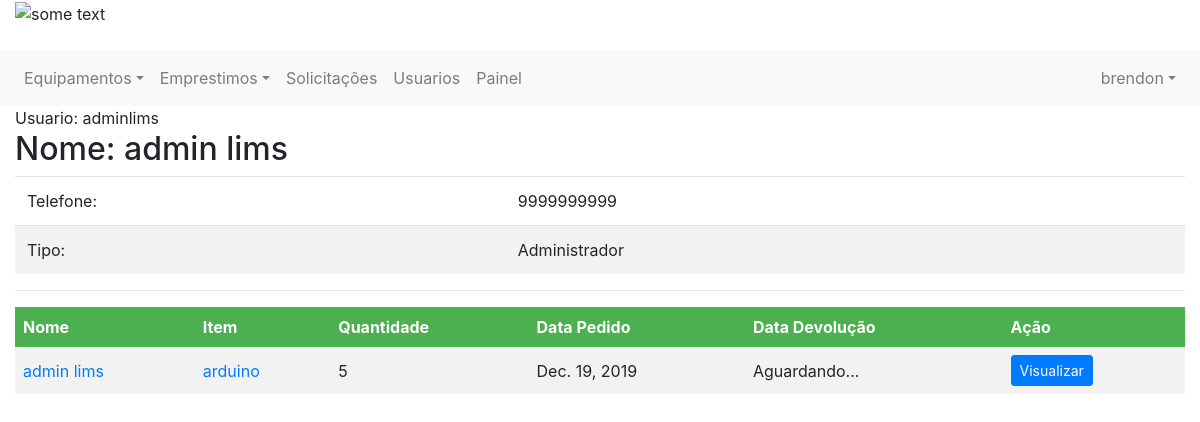
The page /usuario/1/ (signed in) on the database its author committed.
### controle/models.py (models this page shows, shortened)
class Usuario(models.Model):
    user = models.OneToOneField(User, related_name='profile', on_delete=models.CASCADE, null=True)
    telefone = models.IntegerField()
    tipo = models.ForeignKey(TipoUsuario, on_delete=models.CASCADE)

class TipoUsuario(models.Model):
    nome = models.CharField(max_length=30)
    descricao = models.CharField(max_length=200)

class Item(models.Model):
    nome = models.CharField(max_length=50)
    quantidade = models.IntegerField()
    quantidade_emprestada = models.IntegerField()
    tipo = models.ForeignKey(TipoEquipamento, on_delete=models.CASCADE)
    imagem = models.FileField(upload_to='documents/%Y/%m/%d', default='documents/1111/sem_foto.jpg')
    excluido = models.BooleanField(default=False)

### emprestimo/models.py (models this page shows)
class Emprestimo(models.Model):
    equipamento = models.ForeignKey(Item, on_delete=models.CASCADE, related_name='item_emprestimo')
    solicitante = models.ForeignKey(Usuario, on_delete=models.CASCADE, related_name='usuario_emprestimo')
    tipo = models.ForeignKey(TipoEstadoEmprestimo, on_delete=models.CASCADE, related_name='tipo_emprestimo')
    estado = models.BooleanField(default=0)
    descricao = models.CharField(max_length=255)
    quantidade = models.IntegerField()
    data_emprestimo = models.DateField(null=False)
    data_devolucao = models.DateField(null=True)
    mensagem_rejeitado = models.CharField(max_length=255, null=True)
    mensagem_devolucao = models.CharField(max_length=255, null=True)

### usuarios/views.py (the view)
# urls.py: path('usuario/<int:usuario_id>/', views.exibir_um_usuario, name='exibe_um_usuario'),
@login_required
def exibir_um_usuario(request, usuario_id):
    usuario = Usuario.objects.get(id=usuario_id)
    emprestimos = Emprestimo.objects.filter(solicitante=usuario_id).exclude(tipo=1).order_by('-data_emprestimo')
    paginator = Paginator(emprestimos, 8)
    page = request.GET.get('page')
    emprestimos = paginator.get_page(page)
    return render(request, 'exibir.html', {'emprestimos': emprestimos, 'usuario': usuario,
                                           'user_logado': get_usuario_logado(request)})

### usuarios/views.py (called while the page is built)
def get_usuario_logado(request):
    return request.user

### usuarios/templates/exibir.html (shortened to what this page needs)
{% extends 'base.html' %}
{% block 'content' %}
<div class="page-header">
    <span>Usuario: {{usuario.user.username}}</span>
    <h2>Nome: {{usuario.user.first_name}} {{ usuario.user.last_name }}</h2>
</div>
<table class="table">
    <tr>
        <td>Telefone:</td>
        <td>{{ usuario.telefone }}</td>
    </tr>
    <tr>
        <td>Tipo:</td>
        <td>{{usuario.tipo.nome}}</td>
    </tr>
</table>
<hr>
<div style="overflow-y:auto; overflow-x:auto;">
    {% if emprestimos %}
    <table>
        <tr>
            <th>Nome</th>
            <th>Item</th>
            <th>Quantidade</th>
            <th>Data Pedido</th>
            <th>Data Devolução</th>
            <th>Ação</th>
        </tr>
        {% for emprestimo in emprestimos %}
        <tr>
            <td><a href="{% url 'exibe_um_usuario' emprestimo.solicitante.id %}">
                {{emprestimo.solicitante.user.first_name }} {{emprestimo.solicitante.user.last_name}} </a></td>
            <td><a href="{% url 'equipamento' emprestimo.equipamento.id %}">{{emprestimo.equipamento.nome}}</a></td>
            <td>{{emprestimo.quantidade}}</td>
            <td>{{emprestimo.data_emprestimo}}</td>
            <td>{% if emprestimo.data_devolucao == none %}
                Aguardando...
                {% else %}
                {{emprestimo.data_devolucao}}
                {% endif %}
            </td>
            <td><a class="btn btn-sm btn-primary"
                   href="{% url 'exibir_detalhes_emprestimo' emprestimo.id %}">Visualizar</a></td>
        </tr>
        {% endfor %}
    </table>
    {% else %}
    <p style="font-size: 20px; font-weight: bold; text-align:center">Não fez Emprestimos </p>
    {% endif %}
</div>
{% endblock %}

### controle/templates/base.html (shortened to what this page needs)
{% load staticfiles %}
<!DOCTYPE html>
<html lang="pt">
<head>
    <link rel="stylesheet" href="https://stackpath.bootstrapcdn.com/bootstrap/4.3.1/css/bootstrap.min.css"
>
</head>
<body>
<header class="page-header">
    <div class="">
        <div class="container-fluid">
            <div class="row">
                <div class="col-12">
                    <img src="http://lims.ifpi.edu.br/images/logo.png" alt="some text" width=200 height=80>
                </div>
            </div>
        </div>
        <br>
        <div class="row">
            <div class="col-12">
                <nav class="navbar navbar-expand-sm navbar-light bg-light">
                    <div class="collapse navbar-collapse" id="navbarCollapse">
                        <div class="navbar-nav">
                            <div class="nav-item dropdown">
                                <a href="#" class="nav-link dropdown-toggle" data-toggle="dropdown">Equipamentos</a>
                            </div>
                            <div class="nav-item dropdown">
                                <a href="#" class="nav-link dropdown-toggle" data-toggle="dropdown">Emprestimos</a>
                            </div>
                            {% if user_logado.is_superuser %}
                            <a class="nav-item nav-link" href="{% url 'exibir_solicitacoes' %}">Solicitações </a>
                            <a class="nav-item nav-link" href="{% url 'exibir_usuarios' %}">Usuarios </a>
                            <a class="nav-item nav-link" href="{% url 'painel_admin' %}">Painel </a>
                            {% endif %}
                        </div>
                        <div class="navbar-nav dropdown ml-auto">
                            <a href="#" class="nav-link dropdown-toggle" data-toggle="dropdown">
                                {{ user_logado.username }}</a>
                        </div>
                    </div>
                </nav>
            </div>
        </div>
    </div>
</header>
<div class="container-fluid">
    <div class="">
        <div class="" style=" ">
            {% block 'content' %}
            {% endblock %}
        </div>
    </div>
</div>
</body>
</html>

### usuarios/templates/exibir.html (style rules this page uses)
table { border-collapse: collapse; width: 100%; }
th, td { text-align: left; padding: 8px; }
tr:nth-child(even) { background-color: #f2f2f2 }
th { background-color: #4CAF50; color: white; }

### rows shown on the page
Usuario: user.username "adminlims", user.first_name "admin", user.last_name "lims", telefone "9999999999", tipo.nome "Administrador"
Emprestimo: solicitante.user.first_name "admin", solicitante.user.last_name "lims", equipamento.nome "arduino", quantidade "5", data_emprestimo "Dec. 19, 2019", shows "Aguardando..."

### other values the page prints
{{ user_logado.username }} "brendon"
